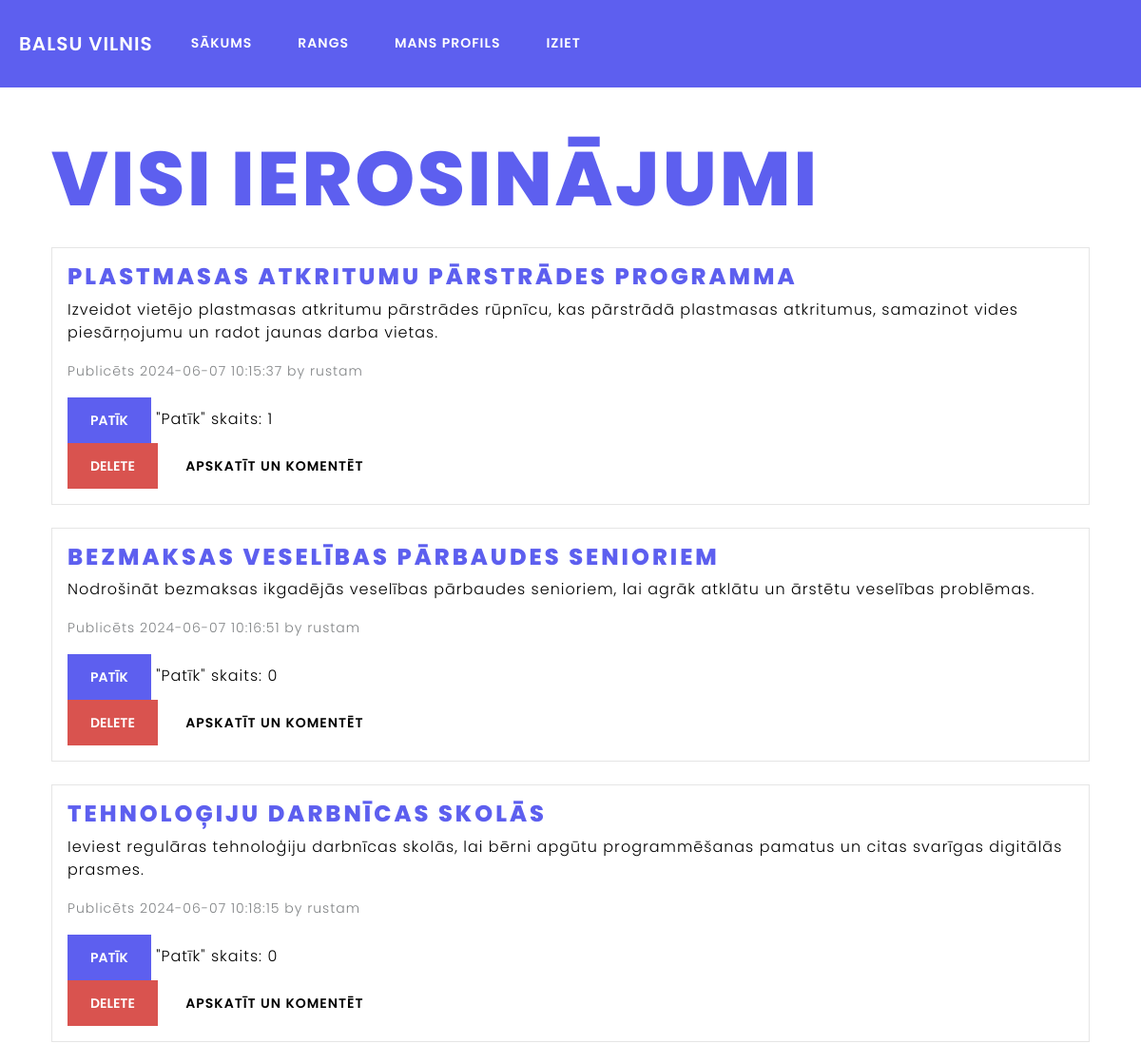
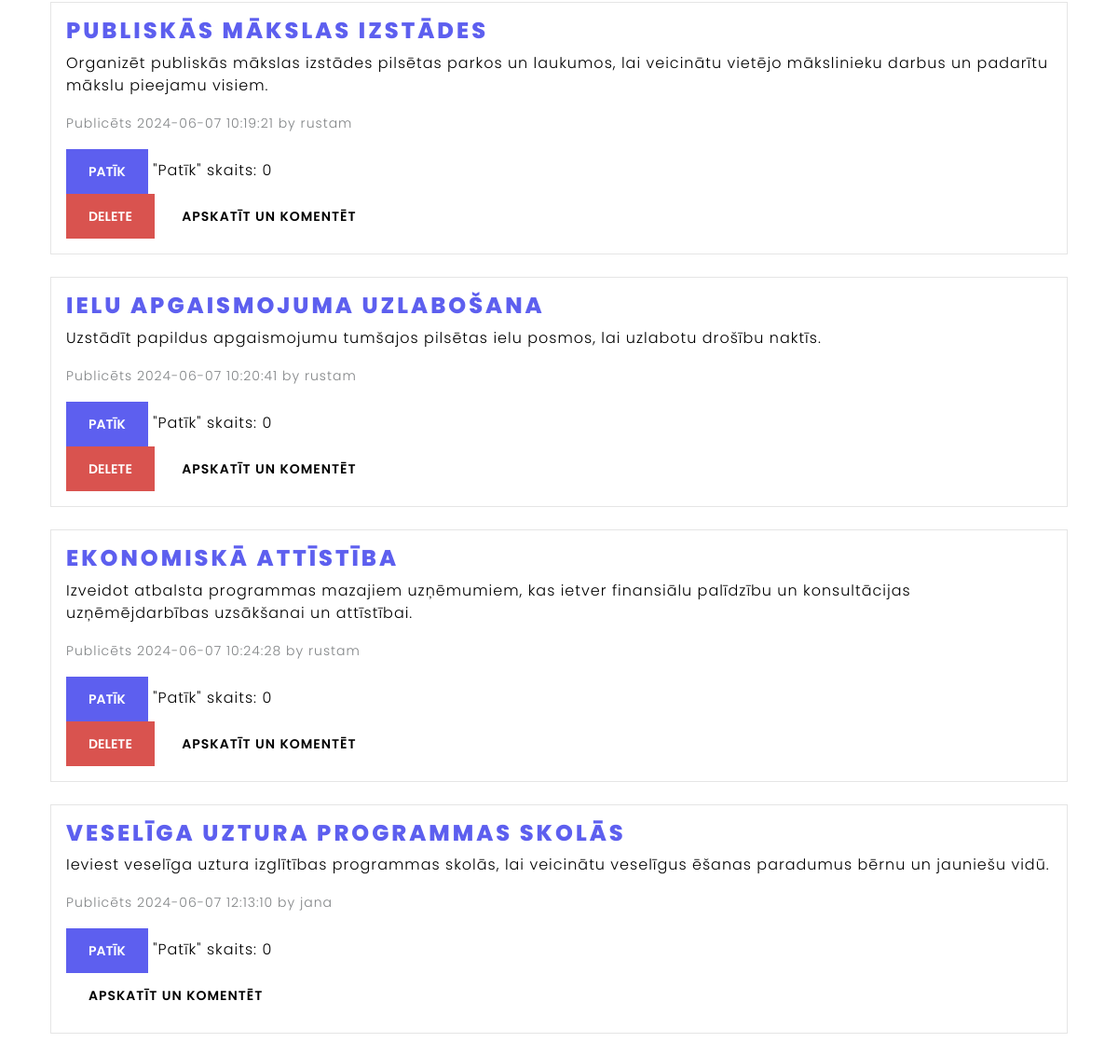
Page /rang (signed in) on the committed database (2 pictures, top to bottom).
### models.py (models this page shows, shortened)
class Idea(db.Model):
    id = db.Column(db.Integer, primary_key=True)
    title = db.Column(db.String(200), nullable=False)
    description = db.Column(db.Text, nullable=False)
    category = db.Column(db.String(100), nullable=False)
    date_posted = db.Column(db.DateTime, nullable=False, default=datetime.utcnow)
    user_id = db.Column(db.Integer, db.ForeignKey('user.id'), nullable=False)
    user = db.relationship('User', backref=db.backref('ideas', lazy=True))
    likes = db.relationship('Like', backref='idea', lazy=True)
    comments = db.relationship('Comment', backref='parent_idea', lazy=True)
    idea_votes = db.relationship('Vote', backref='parent_idea_votes', lazy=True)
    voting_options = db.relationship('VotingOption', backref='idea', lazy=True, cascade="all, delete-orphan")

class User(db.Model, UserMixin):
    id = db.Column(db.Integer, primary_key=True)
    username = db.Column(db.String(150), unique=True, nullable=False)
    email = db.Column(db.String(150), unique=True, nullable=True)
    password = db.Column(db.String(200), nullable=False)
    role = db.Column(db.String(50), nullable=False)
    confirmed = db.Column(db.Boolean, default=False)
    confirmed_on = db.Column(db.DateTime, nullable=True)
    bio = db.Column(db.Text, nullable=True)
    avatar = db.Column(db.String(200), nullable=True)

### app.py (the view)
    @app.route('/rang')
    def rang():
        db.session.expire_all()  # Ensure the session is refreshed
        all_ideas = Idea.query.all()
        like_form = LikeForm()
        delete_form = DeleteIdeaForm()  # Instantiate the delete form
        return render_template('rang.html', ideas=all_ideas, form=like_form, delete_form=delete_form)

### app.py (called while the page is built)
def create_app():
    app = Flask(__name__)
    app.config.from_object('config.Config')
    app.config['SECRET_KEY'] = os.getenv('SECRET_KEY', 'hbcirebvyrebgvugbenvu')
    csrf = CSRFProtect(app)
    db.init_app(app)
    mail.init_app(app)
    login_manager.init_app(app)
    bcrypt.init_app(app)
    migrate.init_app(app, db)
    csrf.init_app(app)
    limiter.init_app(app)  # Initialize limiter
    @login_manager.user_loader
    def load_user(user_id):
        return User.query.get(int(user_id))
    def inject_user():
        return dict(current_user=current_user)
    app.context_processor(inject_user)
    register_routes(app)
    return app

### templates/rang.html (shortened to what this page needs)
{% extends "base.html" %}
{% block content %}
<div class="container mt-4">
    <h1 class="mb-4">Visi ierosinājumi</h1>
    {% for idea in ideas %}
        <div class="card bg-light mb-4">
            <div class="card-body">
                <h5 class="card-title">{{ idea.title }}</h5>
                <p class="card-text">{{ idea.description }}</p>
                <p class="card-text"><small class="text-muted">Publicēts {{ idea.date_posted.strftime('%Y-%m-%d %H:%M:%S') }} by {{ idea.user.username }}</small></p>
                <form action="{{ url_for('like_idea', idea_id=idea.id) }}" method="POST">
                    <button type="submit" class="btn btn-primary">Patīk</button>
                    <span>"Patīk" skaits: {{ idea.likes|length }}</span>
                </form>
                {% if idea.user_id == current_user.id %}
                    <form method="POST" action="{{ url_for('delete_idea', idea_id=idea.id) }}" style="display:inline;">
                        <button type="submit" class="btn btn-danger" onclick="return confirm('Vai esat pārliecināts, ka vēlaties dzēst šo ideju?');">Delete</button>
                    </form>
                {% endif %}
                <a href="{{ url_for('view_idea', idea_id=idea.id) }}" class="btn btn-secondary">Apskatīt un komentēt</a>
            </div>
        </div>
    {% endfor %}
</div>
{% endblock %}

### templates/base.html (style rules this page uses)
:root { --primary-color: #5D5FEF; --primary-color-dark: #4a4dcc; }
body { font-family: 'Poppins', sans-serif; }
h1, .h1, h2, .h2, h3, .h3, h4, .h4, h5, .h5, h6, .h6 { font-family: 'Poppins', sans-serif; color: var(--primary-color) !important; font-weight: 800; }
h1, .h1 { font-size: 5rem; }
h5, .h5 { font-size: 1.5rem; }
.card { background-color: #f8f9fa; color: #000; }
.btn-primary { background-color: var(--primary-color); border-color: var(--primary-color); }

### rows in the picture
Idea: title "PLASTMASAS ATKRITUMU PĀRSTRĀDES PROGRAMMA", description "Izveidot vietējo plastmasas atkritumu pārstrādes rūpnīcu, kas pārstrādā plastmasas atkritumus, samazinot vides piesārņojumu un radot jaunas darba vietas.", date_posted "2024-06-07 10:15:37", user.username "rustam", likes|length "1"
Idea: title "BEZMAKSAS VESELĪBAS PĀRBAUDES SENIORIEM", description "Nodrošināt bezmaksas ikgadējās veselības pārbaudes senioriem, lai agrāk atklātu un ārstētu veselības problēmas.", date_posted "2024-06-07 10:16:51", user.username "rustam", likes|length "0"
Idea: title "TEHNOLOĢIJU DARBNĪCAS SKOLĀS", description "Ieviest regulāras tehnoloģiju darbnīcas skolās, lai bērni apgūtu programmēšanas pamatus un citas svarīgas digitālās prasmes.", date_posted "2024-06-07 10:18:15", user.username "rustam", likes|length "0"
Idea: title "PUBLISKĀS MĀKSLAS IZSTĀDES", description "Organizēt publiskās mākslas izstādes pilsētas parkos un laukumos, lai veicinātu vietējo mākslinieku darbus un padarītu mākslu pieejamu visiem.", date_posted "2024-06-07 10:19:21", user.username "rustam", likes|length "0"
Idea: title "IELU APGAISMOJUMA UZLABOŠANA", description "Uzstādīt papildus apgaismojumu tumšajos pilsētas ielu posmos, lai uzlabotu drošību naktīs.", date_posted "2024-06-07 10:20:41", user.username "rustam", likes|length "0"
Idea: title "EKONOMISKĀ ATTĪSTĪBA", description "Izveidot atbalsta programmas mazajiem uzņēmumiem, kas ietver finansiālu palīdzību un konsultācijas uzņēmējdarbības uzsākšanai un attīstībai.", date_posted "2024-06-07 10:24:28", user.username "rustam", likes|length "0"
Idea: title "VESELĪGA UZTURA PROGRAMMAS SKOLĀS", description "Ieviest veselīga uztura izglītības programmas skolās, lai veicinātu veselīgus ēšanas paradumus bērnu un jauniešu vidū.", date_posted "2024-06-07 12:13:10", user.username "jana", likes|length "0"
